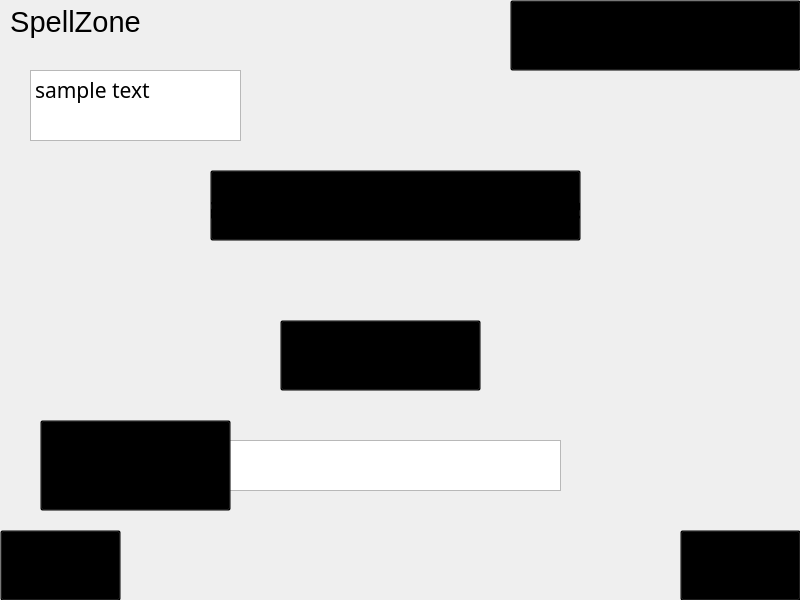
<?xml version="1.0" encoding="UTF-8"?>
<ui version="4.0">
 <class>quizWindow</class>
 <widget class="QWidget" name="quizWindow">
  <property name="geometry">
   <rect>
    <x>0</x>
    <y>0</y>
    <width>800</width>
    <height>600</height>
   </rect>
  </property>
  <property name="minimumSize">
   <size>
    <width>800</width>
    <height>600</height>
   </size>
  </property>
  <property name="maximumSize">
   <size>
    <width>800</width>
    <height>600</height>
   </size>
  </property>
  <property name="windowTitle">
   <string>Form</string>
  </property>
  <property name="styleSheet">
   <string notr="true">background-image: url(:/allStuff/colourful.jpg);</string>
  </property>
  <widget class="QPushButton" name="backButtonQuiz">
   <property name="geometry">
    <rect>
     <x>680</x>
     <y>530</y>
     <width>121</width>
     <height>71</height>
    </rect>
   </property>
   <property name="palette">
    <palette>
     <active>
      <colorrole role="Button">
       <brush brushstyle="SolidPattern">
        <color alpha="0">
         <red>0</red>
         <green>0</green>
         <blue>0</blue>
        </color>
       </brush>
      </colorrole>
      <colorrole role="ButtonText">
       <brush brushstyle="SolidPattern">
        <color alpha="255">
         <red>0</red>
         <green>0</green>
         <blue>0</blue>
        </color>
       </brush>
      </colorrole>
      <colorrole role="Base">
       <brush brushstyle="SolidPattern">
        <color alpha="0">
         <red>0</red>
         <green>0</green>
         <blue>0</blue>
        </color>
       </brush>
      </colorrole>
      <colorrole role="Window">
       <brush brushstyle="SolidPattern">
        <color alpha="0">
         <red>0</red>
         <green>0</green>
         <blue>0</blue>
        </color>
       </brush>
      </colorrole>
     </active>
     <inactive>
      <colorrole role="Button">
       <brush brushstyle="SolidPattern">
        <color alpha="0">
         <red>0</red>
         <green>0</green>
         <blue>0</blue>
        </color>
       </brush>
      </colorrole>
      <colorrole role="ButtonText">
       <brush brushstyle="SolidPattern">
        <color alpha="255">
         <red>0</red>
         <green>0</green>
         <blue>0</blue>
        </color>
       </brush>
      </colorrole>
      <colorrole role="Base">
       <brush brushstyle="SolidPattern">
        <color alpha="0">
         <red>0</red>
         <green>0</green>
         <blue>0</blue>
        </color>
       </brush>
      </colorrole>
      <colorrole role="Window">
       <brush brushstyle="SolidPattern">
        <color alpha="0">
         <red>0</red>
         <green>0</green>
         <blue>0</blue>
        </color>
       </brush>
      </colorrole>
     </inactive>
     <disabled>
      <colorrole role="Button">
       <brush brushstyle="SolidPattern">
        <color alpha="0">
         <red>0</red>
         <green>0</green>
         <blue>0</blue>
        </color>
       </brush>
      </colorrole>
      <colorrole role="ButtonText">
       <brush brushstyle="SolidPattern">
        <color alpha="255">
         <red>120</red>
         <green>120</green>
         <blue>120</blue>
        </color>
       </brush>
      </colorrole>
      <colorrole role="Base">
       <brush brushstyle="SolidPattern">
        <color alpha="0">
         <red>0</red>
         <green>0</green>
         <blue>0</blue>
        </color>
       </brush>
      </colorrole>
      <colorrole role="Window">
       <brush brushstyle="SolidPattern">
        <color alpha="0">
         <red>0</red>
         <green>0</green>
         <blue>0</blue>
        </color>
       </brush>
      </colorrole>
     </disabled>
    </palette>
   </property>
   <property name="font">
    <font>
     <family>Forte</family>
     <pointsize>25</pointsize>
    </font>
   </property>
   <property name="cursor">
    <cursorShape>PointingHandCursor</cursorShape>
   </property>
   <property name="autoFillBackground">
    <bool>false</bool>
   </property>
   <property name="styleSheet">
    <string notr="true"/>
   </property>
   <property name="text">
    <string>Back</string>
   </property>
  </widget>
  <widget class="QPushButton" name="goButton">
   <property name="geometry">
    <rect>
     <x>0</x>
     <y>530</y>
     <width>121</width>
     <height>71</height>
    </rect>
   </property>
   <property name="palette">
    <palette>
     <active>
      <colorrole role="Button">
       <brush brushstyle="SolidPattern">
        <color alpha="0">
         <red>0</red>
         <green>0</green>
         <blue>0</blue>
        </color>
       </brush>
      </colorrole>
      <colorrole role="ButtonText">
       <brush brushstyle="SolidPattern">
        <color alpha="255">
         <red>0</red>
         <green>0</green>
         <blue>0</blue>
        </color>
       </brush>
      </colorrole>
      <colorrole role="Base">
       <brush brushstyle="SolidPattern">
        <color alpha="0">
         <red>0</red>
         <green>0</green>
         <blue>0</blue>
        </color>
       </brush>
      </colorrole>
      <colorrole role="Window">
       <brush brushstyle="SolidPattern">
        <color alpha="0">
         <red>0</red>
         <green>0</green>
         <blue>0</blue>
        </color>
       </brush>
      </colorrole>
     </active>
     <inactive>
      <colorrole role="Button">
       <brush brushstyle="SolidPattern">
        <color alpha="0">
         <red>0</red>
         <green>0</green>
         <blue>0</blue>
        </color>
       </brush>
      </colorrole>
      <colorrole role="ButtonText">
       <brush brushstyle="SolidPattern">
        <color alpha="255">
         <red>0</red>
         <green>0</green>
         <blue>0</blue>
        </color>
       </brush>
      </colorrole>
      <colorrole role="Base">
       <brush brushstyle="SolidPattern">
        <color alpha="0">
         <red>0</red>
         <green>0</green>
         <blue>0</blue>
        </color>
       </brush>
      </colorrole>
      <colorrole role="Window">
       <brush brushstyle="SolidPattern">
        <color alpha="0">
         <red>0</red>
         <green>0</green>
         <blue>0</blue>
        </color>
       </brush>
      </colorrole>
     </inactive>
     <disabled>
      <colorrole role="Button">
       <brush brushstyle="SolidPattern">
        <color alpha="0">
         <red>0</red>
         <green>0</green>
         <blue>0</blue>
        </color>
       </brush>
      </colorrole>
      <colorrole role="ButtonText">
       <brush brushstyle="SolidPattern">
        <color alpha="255">
         <red>120</red>
         <green>120</green>
         <blue>120</blue>
        </color>
       </brush>
      </colorrole>
      <colorrole role="Base">
       <brush brushstyle="SolidPattern">
        <color alpha="0">
         <red>0</red>
         <green>0</green>
         <blue>0</blue>
        </color>
       </brush>
      </colorrole>
      <colorrole role="Window">
       <brush brushstyle="SolidPattern">
        <color alpha="0">
         <red>0</red>
         <green>0</green>
         <blue>0</blue>
        </color>
       </brush>
      </colorrole>
     </disabled>
    </palette>
   </property>
   <property name="font">
    <font>
     <family>Forte</family>
     <pointsize>25</pointsize>
    </font>
   </property>
   <property name="cursor">
    <cursorShape>PointingHandCursor</cursorShape>
   </property>
   <property name="autoFillBackground">
    <bool>false</bool>
   </property>
   <property name="styleSheet">
    <string notr="true"/>
   </property>
   <property name="text">
    <string>Go</string>
   </property>
  </widget>
  <widget class="QTextEdit" name="quizTitle">
   <property name="enabled">
    <bool>true</bool>
   </property>
   <property name="geometry">
    <rect>
     <x>0</x>
     <y>0</y>
     <width>151</width>
     <height>51</height>
    </rect>
   </property>
   <property name="palette">
    <palette>
     <active>
      <colorrole role="WindowText">
       <brush brushstyle="SolidPattern">
        <color alpha="255">
         <red>0</red>
         <green>255</green>
         <blue>255</blue>
        </color>
       </brush>
      </colorrole>
      <colorrole role="Button">
       <brush brushstyle="SolidPattern">
        <color alpha="0">
         <red>0</red>
         <green>0</green>
         <blue>0</blue>
        </color>
       </brush>
      </colorrole>
      <colorrole role="Text">
       <brush brushstyle="SolidPattern">
        <color alpha="255">
         <red>0</red>
         <green>0</green>
         <blue>0</blue>
        </color>
       </brush>
      </colorrole>
      <colorrole role="ButtonText">
       <brush brushstyle="SolidPattern">
        <color alpha="255">
         <red>255</red>
         <green>255</green>
         <blue>255</blue>
        </color>
       </brush>
      </colorrole>
      <colorrole role="Base">
       <brush brushstyle="NoBrush">
        <color alpha="255">
         <red>0</red>
         <green>0</green>
         <blue>0</blue>
        </color>
       </brush>
      </colorrole>
      <colorrole role="Window">
       <brush brushstyle="SolidPattern">
        <color alpha="0">
         <red>0</red>
         <green>0</green>
         <blue>0</blue>
        </color>
       </brush>
      </colorrole>
     </active>
     <inactive>
      <colorrole role="WindowText">
       <brush brushstyle="SolidPattern">
        <color alpha="255">
         <red>0</red>
         <green>255</green>
         <blue>255</blue>
        </color>
       </brush>
      </colorrole>
      <colorrole role="Button">
       <brush brushstyle="SolidPattern">
        <color alpha="0">
         <red>0</red>
         <green>0</green>
         <blue>0</blue>
        </color>
       </brush>
      </colorrole>
      <colorrole role="Text">
       <brush brushstyle="SolidPattern">
        <color alpha="255">
         <red>0</red>
         <green>0</green>
         <blue>0</blue>
        </color>
       </brush>
      </colorrole>
      <colorrole role="ButtonText">
       <brush brushstyle="SolidPattern">
        <color alpha="255">
         <red>255</red>
         <green>255</green>
         <blue>255</blue>
        </color>
       </brush>
      </colorrole>
      <colorrole role="Base">
       <brush brushstyle="NoBrush">
        <color alpha="255">
         <red>0</red>
         <green>0</green>
         <blue>0</blue>
        </color>
       </brush>
      </colorrole>
      <colorrole role="Window">
       <brush brushstyle="SolidPattern">
        <color alpha="0">
         <red>0</red>
         <green>0</green>
         <blue>0</blue>
        </color>
       </brush>
      </colorrole>
     </inactive>
     <disabled>
      <colorrole role="WindowText">
       <brush brushstyle="SolidPattern">
        <color alpha="255">
         <red>120</red>
         <green>120</green>
         <blue>120</blue>
        </color>
       </brush>
      </colorrole>
      <colorrole role="Button">
       <brush brushstyle="SolidPattern">
        <color alpha="0">
         <red>0</red>
         <green>0</green>
         <blue>0</blue>
        </color>
       </brush>
      </colorrole>
      <colorrole role="Text">
       <brush brushstyle="SolidPattern">
        <color alpha="255">
         <red>120</red>
         <green>120</green>
         <blue>120</blue>
        </color>
       </brush>
      </colorrole>
      <colorrole role="ButtonText">
       <brush brushstyle="SolidPattern">
        <color alpha="255">
         <red>120</red>
         <green>120</green>
         <blue>120</blue>
        </color>
       </brush>
      </colorrole>
      <colorrole role="Base">
       <brush brushstyle="NoBrush">
        <color alpha="255">
         <red>0</red>
         <green>0</green>
         <blue>0</blue>
        </color>
       </brush>
      </colorrole>
      <colorrole role="Window">
       <brush brushstyle="SolidPattern">
        <color alpha="0">
         <red>0</red>
         <green>0</green>
         <blue>0</blue>
        </color>
       </brush>
      </colorrole>
     </disabled>
    </palette>
   </property>
   <property name="styleSheet">
    <string notr="true">QTextEdit{background: transparent; border: 0};
font: 75 48pt &quot;MS Shell Dlg 2&quot;;
color: rgb(85, 170, 255);</string>
   </property>
   <property name="html">
    <string>&lt;!DOCTYPE HTML PUBLIC &quot;-//W3C//DTD HTML 4.0//EN&quot; &quot;http://www.w3.org/TR/REC-html40/strict.dtd&quot;&gt;
&lt;html&gt;&lt;head&gt;&lt;meta name=&quot;qrichtext&quot; content=&quot;1&quot; /&gt;&lt;style type=&quot;text/css&quot;&gt;
p, li { white-space: pre-wrap; }
&lt;/style&gt;&lt;/head&gt;&lt;body style=&quot; font-family:'MS Shell Dlg 2'; font-size:8.25pt; font-weight:400; font-style:normal;&quot;&gt;
&lt;p align=&quot;center&quot; style=&quot; margin-top:0px; margin-bottom:0px; margin-left:0px; margin-right:0px; -qt-block-indent:0; text-indent:0px;&quot;&gt;&lt;span style=&quot; font-size:22pt; font-weight:72;&quot;&gt;SpellZone&lt;/span&gt;&lt;/p&gt;&lt;/body&gt;&lt;/html&gt;</string>
   </property>
   <property name="textInteractionFlags">
    <set>Qt::NoTextInteraction</set>
   </property>
  </widget>
  <widget class="QTextEdit" name="feedbackText">
   <property name="geometry">
    <rect>
     <x>30</x>
     <y>70</y>
     <width>211</width>
     <height>71</height>
    </rect>
   </property>
   <property name="font">
    <font>
     <family>Forte</family>
     <pointsize>14</pointsize>
    </font>
   </property>
   <property name="html">
    <string>&lt;!DOCTYPE HTML PUBLIC &quot;-//W3C//DTD HTML 4.0//EN&quot; &quot;http://www.w3.org/TR/REC-html40/strict.dtd&quot;&gt;
&lt;html&gt;&lt;head&gt;&lt;meta name=&quot;qrichtext&quot; content=&quot;1&quot; /&gt;&lt;style type=&quot;text/css&quot;&gt;
p, li { white-space: pre-wrap; }
&lt;/style&gt;&lt;/head&gt;&lt;body style=&quot; font-family:'Forte'; font-size:14pt; font-weight:400; font-style:normal;&quot;&gt;
&lt;p style=&quot; margin-top:0px; margin-bottom:0px; margin-left:0px; margin-right:0px; -qt-block-indent:0; text-indent:0px;&quot;&gt;&lt;span style=&quot; font-size:16pt;&quot;&gt;sample text&lt;/span&gt;&lt;/p&gt;&lt;/body&gt;&lt;/html&gt;</string>
   </property>
  </widget>
  <widget class="QPushButton" name="repeatwordButton">
   <property name="geometry">
    <rect>
     <x>280</x>
     <y>320</y>
     <width>201</width>
     <height>71</height>
    </rect>
   </property>
   <property name="palette">
    <palette>
     <active>
      <colorrole role="Button">
       <brush brushstyle="SolidPattern">
        <color alpha="0">
         <red>0</red>
         <green>0</green>
         <blue>0</blue>
        </color>
       </brush>
      </colorrole>
      <colorrole role="ButtonText">
       <brush brushstyle="SolidPattern">
        <color alpha="255">
         <red>0</red>
         <green>0</green>
         <blue>0</blue>
        </color>
       </brush>
      </colorrole>
      <colorrole role="Base">
       <brush brushstyle="SolidPattern">
        <color alpha="0">
         <red>0</red>
         <green>0</green>
         <blue>0</blue>
        </color>
       </brush>
      </colorrole>
      <colorrole role="Window">
       <brush brushstyle="SolidPattern">
        <color alpha="0">
         <red>0</red>
         <green>0</green>
         <blue>0</blue>
        </color>
       </brush>
      </colorrole>
     </active>
     <inactive>
      <colorrole role="Button">
       <brush brushstyle="SolidPattern">
        <color alpha="0">
         <red>0</red>
         <green>0</green>
         <blue>0</blue>
        </color>
       </brush>
      </colorrole>
      <colorrole role="ButtonText">
       <brush brushstyle="SolidPattern">
        <color alpha="255">
         <red>0</red>
         <green>0</green>
         <blue>0</blue>
        </color>
       </brush>
      </colorrole>
      <colorrole role="Base">
       <brush brushstyle="SolidPattern">
        <color alpha="0">
         <red>0</red>
         <green>0</green>
         <blue>0</blue>
        </color>
       </brush>
      </colorrole>
      <colorrole role="Window">
       <brush brushstyle="SolidPattern">
        <color alpha="0">
         <red>0</red>
         <green>0</green>
         <blue>0</blue>
        </color>
       </brush>
      </colorrole>
     </inactive>
     <disabled>
      <colorrole role="Button">
       <brush brushstyle="SolidPattern">
        <color alpha="0">
         <red>0</red>
         <green>0</green>
         <blue>0</blue>
        </color>
       </brush>
      </colorrole>
      <colorrole role="ButtonText">
       <brush brushstyle="SolidPattern">
        <color alpha="255">
         <red>120</red>
         <green>120</green>
         <blue>120</blue>
        </color>
       </brush>
      </colorrole>
      <colorrole role="Base">
       <brush brushstyle="SolidPattern">
        <color alpha="0">
         <red>0</red>
         <green>0</green>
         <blue>0</blue>
        </color>
       </brush>
      </colorrole>
      <colorrole role="Window">
       <brush brushstyle="SolidPattern">
        <color alpha="0">
         <red>0</red>
         <green>0</green>
         <blue>0</blue>
        </color>
       </brush>
      </colorrole>
     </disabled>
    </palette>
   </property>
   <property name="font">
    <font>
     <family>Forte</family>
     <pointsize>25</pointsize>
    </font>
   </property>
   <property name="cursor">
    <cursorShape>PointingHandCursor</cursorShape>
   </property>
   <property name="autoFillBackground">
    <bool>false</bool>
   </property>
   <property name="styleSheet">
    <string notr="true"/>
   </property>
   <property name="text">
    <string>Repeat word</string>
   </property>
  </widget>
  <widget class="QTextEdit" name="enterwordText">
   <property name="geometry">
    <rect>
     <x>220</x>
     <y>440</y>
     <width>341</width>
     <height>51</height>
    </rect>
   </property>
   <property name="cursor" stdset="0">
    <cursorShape>IBeamCursor</cursorShape>
   </property>
  </widget>
  <widget class="QPushButton" name="typehereText">
   <property name="geometry">
    <rect>
     <x>40</x>
     <y>420</y>
     <width>191</width>
     <height>91</height>
    </rect>
   </property>
   <property name="palette">
    <palette>
     <active>
      <colorrole role="Button">
       <brush brushstyle="SolidPattern">
        <color alpha="0">
         <red>0</red>
         <green>0</green>
         <blue>0</blue>
        </color>
       </brush>
      </colorrole>
      <colorrole role="ButtonText">
       <brush brushstyle="SolidPattern">
        <color alpha="255">
         <red>0</red>
         <green>0</green>
         <blue>0</blue>
        </color>
       </brush>
      </colorrole>
      <colorrole role="Base">
       <brush brushstyle="SolidPattern">
        <color alpha="0">
         <red>0</red>
         <green>0</green>
         <blue>0</blue>
        </color>
       </brush>
      </colorrole>
      <colorrole role="Window">
       <brush brushstyle="SolidPattern">
        <color alpha="0">
         <red>0</red>
         <green>0</green>
         <blue>0</blue>
        </color>
       </brush>
      </colorrole>
     </active>
     <inactive>
      <colorrole role="Button">
       <brush brushstyle="SolidPattern">
        <color alpha="0">
         <red>0</red>
         <green>0</green>
         <blue>0</blue>
        </color>
       </brush>
      </colorrole>
      <colorrole role="ButtonText">
       <brush brushstyle="SolidPattern">
        <color alpha="255">
         <red>0</red>
         <green>0</green>
         <blue>0</blue>
        </color>
       </brush>
      </colorrole>
      <colorrole role="Base">
       <brush brushstyle="SolidPattern">
        <color alpha="0">
         <red>0</red>
         <green>0</green>
         <blue>0</blue>
        </color>
       </brush>
      </colorrole>
      <colorrole role="Window">
       <brush brushstyle="SolidPattern">
        <color alpha="0">
         <red>0</red>
         <green>0</green>
         <blue>0</blue>
        </color>
       </brush>
      </colorrole>
     </inactive>
     <disabled>
      <colorrole role="Button">
       <brush brushstyle="SolidPattern">
        <color alpha="0">
         <red>0</red>
         <green>0</green>
         <blue>0</blue>
        </color>
       </brush>
      </colorrole>
      <colorrole role="ButtonText">
       <brush brushstyle="SolidPattern">
        <color alpha="255">
         <red>120</red>
         <green>120</green>
         <blue>120</blue>
        </color>
       </brush>
      </colorrole>
      <colorrole role="Base">
       <brush brushstyle="SolidPattern">
        <color alpha="0">
         <red>0</red>
         <green>0</green>
         <blue>0</blue>
        </color>
       </brush>
      </colorrole>
      <colorrole role="Window">
       <brush brushstyle="SolidPattern">
        <color alpha="0">
         <red>0</red>
         <green>0</green>
         <blue>0</blue>
        </color>
       </brush>
      </colorrole>
     </disabled>
    </palette>
   </property>
   <property name="font">
    <font>
     <family>Forte</family>
     <pointsize>25</pointsize>
    </font>
   </property>
   <property name="cursor">
    <cursorShape>ArrowCursor</cursorShape>
   </property>
   <property name="autoFillBackground">
    <bool>false</bool>
   </property>
   <property name="styleSheet">
    <string notr="true">QPushButton{background: transparent}
QWidget *wdg = new QWidget;
wdg-&gt;show();</string>
   </property>
   <property name="text">
    <string>Type here:</string>
   </property>
  </widget>
  <widget class="QPushButton" name="audiosignalPlaceholder">
   <property name="geometry">
    <rect>
     <x>210</x>
     <y>170</y>
     <width>371</width>
     <height>71</height>
    </rect>
   </property>
   <property name="palette">
    <palette>
     <active>
      <colorrole role="Button">
       <brush brushstyle="SolidPattern">
        <color alpha="0">
         <red>0</red>
         <green>0</green>
         <blue>0</blue>
        </color>
       </brush>
      </colorrole>
      <colorrole role="ButtonText">
       <brush brushstyle="SolidPattern">
        <color alpha="255">
         <red>0</red>
         <green>0</green>
         <blue>0</blue>
        </color>
       </brush>
      </colorrole>
      <colorrole role="Base">
       <brush brushstyle="SolidPattern">
        <color alpha="0">
         <red>0</red>
         <green>0</green>
         <blue>0</blue>
        </color>
       </brush>
      </colorrole>
      <colorrole role="Window">
       <brush brushstyle="SolidPattern">
        <color alpha="0">
         <red>0</red>
         <green>0</green>
         <blue>0</blue>
        </color>
       </brush>
      </colorrole>
     </active>
     <inactive>
      <colorrole role="Button">
       <brush brushstyle="SolidPattern">
        <color alpha="0">
         <red>0</red>
         <green>0</green>
         <blue>0</blue>
        </color>
       </brush>
      </colorrole>
      <colorrole role="ButtonText">
       <brush brushstyle="SolidPattern">
        <color alpha="255">
         <red>0</red>
         <green>0</green>
         <blue>0</blue>
        </color>
       </brush>
      </colorrole>
      <colorrole role="Base">
       <brush brushstyle="SolidPattern">
        <color alpha="0">
         <red>0</red>
         <green>0</green>
         <blue>0</blue>
        </color>
       </brush>
      </colorrole>
      <colorrole role="Window">
       <brush brushstyle="SolidPattern">
        <color alpha="0">
         <red>0</red>
         <green>0</green>
         <blue>0</blue>
        </color>
       </brush>
      </colorrole>
     </inactive>
     <disabled>
      <colorrole role="Button">
       <brush brushstyle="SolidPattern">
        <color alpha="0">
         <red>0</red>
         <green>0</green>
         <blue>0</blue>
        </color>
       </brush>
      </colorrole>
      <colorrole role="ButtonText">
       <brush brushstyle="SolidPattern">
        <color alpha="255">
         <red>120</red>
         <green>120</green>
         <blue>120</blue>
        </color>
       </brush>
      </colorrole>
      <colorrole role="Base">
       <brush brushstyle="SolidPattern">
        <color alpha="0">
         <red>0</red>
         <green>0</green>
         <blue>0</blue>
        </color>
       </brush>
      </colorrole>
      <colorrole role="Window">
       <brush brushstyle="SolidPattern">
        <color alpha="0">
         <red>0</red>
         <green>0</green>
         <blue>0</blue>
        </color>
       </brush>
      </colorrole>
     </disabled>
    </palette>
   </property>
   <property name="font">
    <font>
     <family>Forte</family>
     <pointsize>25</pointsize>
    </font>
   </property>
   <property name="cursor">
    <cursorShape>ArrowCursor</cursorShape>
   </property>
   <property name="autoFillBackground">
    <bool>false</bool>
   </property>
   <property name="styleSheet">
    <string notr="true">QPushButton{background: transparent}
QWidget *wdg = new QWidget;
wdg-&gt;show();</string>
   </property>
   <property name="text">
    <string>audio signal will go here</string>
   </property>
  </widget>
  <widget class="QPushButton" name="viewresultsButton">
   <property name="geometry">
    <rect>
     <x>510</x>
     <y>0</y>
     <width>291</width>
     <height>71</height>
    </rect>
   </property>
   <property name="palette">
    <palette>
     <active>
      <colorrole role="Button">
       <brush brushstyle="SolidPattern">
        <color alpha="0">
         <red>0</red>
         <green>0</green>
         <blue>0</blue>
        </color>
       </brush>
      </colorrole>
      <colorrole role="ButtonText">
       <brush brushstyle="SolidPattern">
        <color alpha="255">
         <red>0</red>
         <green>0</green>
         <blue>0</blue>
        </color>
       </brush>
      </colorrole>
      <colorrole role="Base">
       <brush brushstyle="SolidPattern">
        <color alpha="0">
         <red>0</red>
         <green>0</green>
         <blue>0</blue>
        </color>
       </brush>
      </colorrole>
      <colorrole role="Window">
       <brush brushstyle="SolidPattern">
        <color alpha="0">
         <red>0</red>
         <green>0</green>
         <blue>0</blue>
        </color>
       </brush>
      </colorrole>
     </active>
     <inactive>
      <colorrole role="Button">
       <brush brushstyle="SolidPattern">
        <color alpha="0">
         <red>0</red>
         <green>0</green>
         <blue>0</blue>
        </color>
       </brush>
      </colorrole>
      <colorrole role="ButtonText">
       <brush brushstyle="SolidPattern">
        <color alpha="255">
         <red>0</red>
         <green>0</green>
         <blue>0</blue>
        </color>
       </brush>
      </colorrole>
      <colorrole role="Base">
       <brush brushstyle="SolidPattern">
        <color alpha="0">
         <red>0</red>
         <green>0</green>
         <blue>0</blue>
        </color>
       </brush>
      </colorrole>
      <colorrole role="Window">
       <brush brushstyle="SolidPattern">
        <color alpha="0">
         <red>0</red>
         <green>0</green>
         <blue>0</blue>
        </color>
       </brush>
      </colorrole>
     </inactive>
     <disabled>
      <colorrole role="Button">
       <brush brushstyle="SolidPattern">
        <color alpha="0">
         <red>0</red>
         <green>0</green>
         <blue>0</blue>
        </color>
       </brush>
      </colorrole>
      <colorrole role="ButtonText">
       <brush brushstyle="SolidPattern">
        <color alpha="255">
         <red>120</red>
         <green>120</green>
         <blue>120</blue>
        </color>
       </brush>
      </colorrole>
      <colorrole role="Base">
       <brush brushstyle="SolidPattern">
        <color alpha="0">
         <red>0</red>
         <green>0</green>
         <blue>0</blue>
        </color>
       </brush>
      </colorrole>
      <colorrole role="Window">
       <brush brushstyle="SolidPattern">
        <color alpha="0">
         <red>0</red>
         <green>0</green>
         <blue>0</blue>
        </color>
       </brush>
      </colorrole>
     </disabled>
    </palette>
   </property>
   <property name="font">
    <font>
     <family>Forte</family>
     <pointsize>25</pointsize>
    </font>
   </property>
   <property name="cursor">
    <cursorShape>PointingHandCursor</cursorShape>
   </property>
   <property name="autoFillBackground">
    <bool>false</bool>
   </property>
   <property name="styleSheet">
    <string notr="true"/>
   </property>
   <property name="text">
    <string>View results</string>
   </property>
  </widget>
 </widget>
 <resources>
  <include location="../../../../Pictures/pictures.qrc"/>
 </resources>
 <connections/>
</ui>
